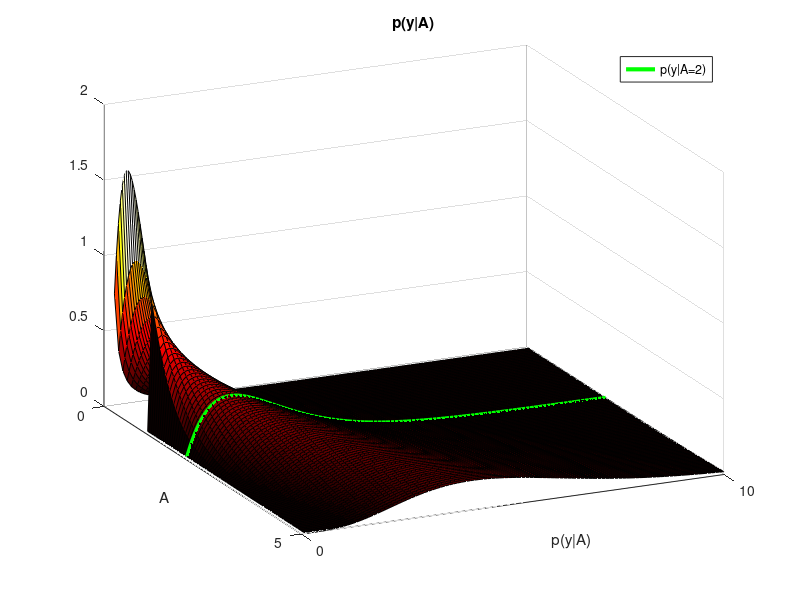
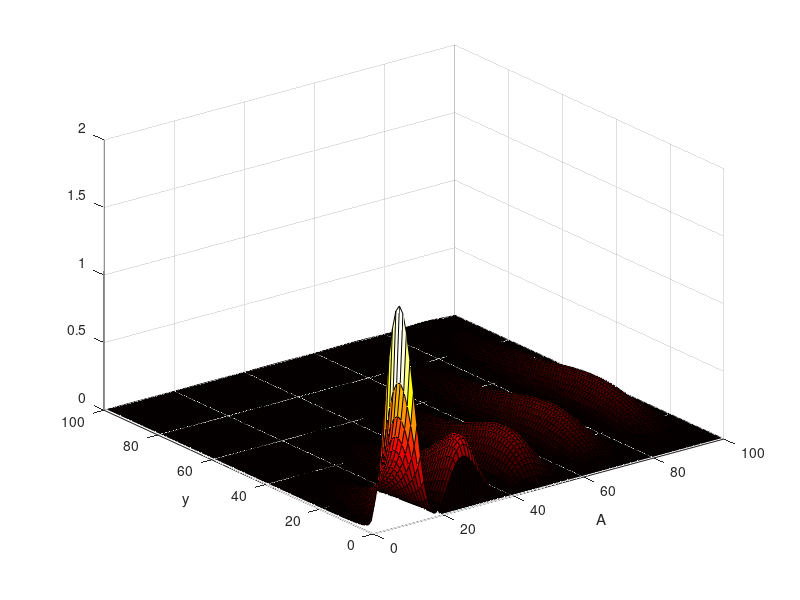

Write the MATLAB code that produced these figures, in order. (Note: this script raises an error after producing the figures.)
% METROPOLIS-HASTINGS BAYESIAN POSTERIOR
rand('seed',12345)
  
% PRIOR OVER SCALE PARAMETERS
B = 1;
  
% DEFINE LIKELIHOOD 
likelihood = inline('(B.^A./gamma(A)).*y.^(A-1).*exp(-(B.*y))','y','A','B');
  
% CALCULATE AND VISUALIZE THE LIKELIHOOD SURFACE
yy = linspace(0,10,100);
AA = linspace(0.1,5,100);
likeSurf = zeros(numel(yy),numel(AA));
for iA = 1:numel(AA); likeSurf(:,iA)=likelihood(yy(:),AA(iA),B); end;
  
figure;
surf(likeSurf); ylabel('p(y|A)'); xlabel('A'); colormap hot
  
% DISPLAY CONDITIONAL AT A = 2
hold on; ly = plot3(ones(1,numel(AA))*40,1:100,likeSurf(:,40),'g','linewidth',3)
xlim([0 100]); ylim([0 100]);  axis normal
set(gca,'XTick',[0,100]); set(gca,'XTickLabel',[0 5]);
set(gca,'YTick',[0,100]); set(gca,'YTickLabel',[0 10]);
view(65,25)
legend(ly,'p(y|A=2)','Location','Northeast');
hold off;
title('p(y|A)');
  
% DEFINE PRIOR OVER SHAPE PARAMETERS
prior = inline('sin(pi*A).^2','A');
  
% DEFINE THE POSTERIOR
p = inline('(B.^A/gamma(A)).*y.^(A-1).*exp(-(B.*y)).*sin(pi*A).^2','y','A','B');
  
% CALCULATE AND DISPLAY THE POSTERIOR SURFACE
postSurf = zeros(size(likeSurf));
for iA = 1:numel(AA); postSurf(:,iA)=p(yy(:),AA(iA),B); end;
  
figure
surf(postSurf); ylabel('y'); xlabel('A'); colormap hot
  
% DISPLAY THE PRIOR
hold on; pA = plot3(1:100,ones(1,numel(AA))*100,prior(AA),'b','linewidth',3)
  
% SAMPLE FROM p(A | y = 1.5)
y = 1.5;
target = postSurf(16,:);
  
% DISPLAY POSTERIOR
psA = plot3(1:100, ones(1,numel(AA))*16,postSurf(16,:),'m','linewidth',3)
xlim([0 100]); ylim([0 100]);  axis normal
set(gca,'XTick',[0,100]); set(gca,'XTickLabel',[0 5]);
set(gca,'YTick',[0,100]); set(gca,'YTickLabel',[0 10]);
view(65,25)
legend([pA,psA],{'p(A)','p(A|y = 1.5)'},'Location','Northeast');
hold off
title('p(A|y)');
  
% INITIALIZE THE METROPOLIS-HASTINGS SAMPLER
% DEFINE PROPOSAL DENSITY
q = inline('exppdf(x,mu)','x','mu');
  
% MEAN FOR PROPOSAL DENSITY
mu = 5;
  
% DISPLAY TARGET AND PROPOSAL
figure; hold on;
th = plot(AA,target,'m','Linewidth',2);
qh = plot(AA,q(AA,mu),'k','Linewidth',2)
legend([th,qh],{'Target, p(A)','Proposal, q(A)'});
xlabel('A');
  
% SOME CONSTANTS
nSamples = 5000;
burnIn = 500;
minn = 0.1; maxx = 5;
  
% INTIIALZE SAMPLER
x = zeros(1 ,nSamples);
x(1) = mu;
t = 1;
  
% RUN METROPOLIS-HASTINGS SAMPLER
while t < nSamples
    t = t+1;
  
    % SAMPLE FROM PROPOSAL
    xStar = exprnd(mu);
  
    % CORRECTION FACTOR
    c = q(x(t-1),mu)/q(xStar,mu);
  
    % CALCULATE THE (CORRECTED) ACCEPTANCE RATIO
    alpha = min([1, p(y,xStar,B)/p(y,x(t-1),B)*c]);
  
    % ACCEPT OR REJECT?
    u = rand;
    if u < alpha
        x(t) = xStar;
    else
        x(t) = x(t-1);
    end
end
  
% DISPLAY MARKOV CHAIN
figure;
subplot(211);
stairs(x(1:t),1:t, 'k');
hold on;
hb = plot([0 maxx/2],[burnIn burnIn],'g--','Linewidth',2)
ylabel('t'); xlabel('samples, A');
set(gca , 'YDir', 'reverse');
ylim([0 t])
axis tight;
xlim([0 maxx]);
title('Markov Chain Path');
legend(hb,'Burnin');
  
% DISPLAY SAMPLES
subplot(212);
nBins = 100;
sampleBins = linspace(minn,maxx,nBins);
counts = hist(x(burnIn:end), sampleBins);
bar(sampleBins, counts/sum(counts), 'k');
xlabel('samples, A' ); ylabel( 'p(A | y)' );
title('Samples');
xlim([0 10])
  
% OVERLAY TARGET DISTRIBUTION
hold on;
plot(AA, target/sum(target) , 'm-', 'LineWidth', 2);
legend('Sampled Distribution',sprintf('Target Posterior'))
axis tight